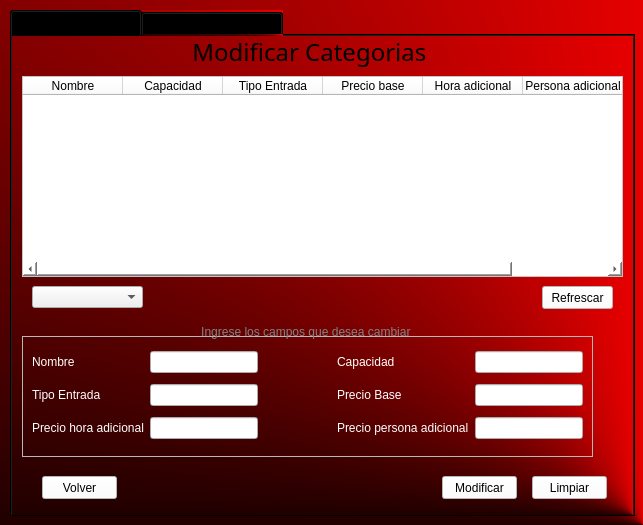
<?xml version="1.0" encoding="UTF-8"?>
<ui version="4.0">
 <class>VentanaModificar</class>
 <widget class="QWidget" name="VentanaModificar">
  <property name="geometry">
   <rect>
    <x>0</x>
    <y>0</y>
    <width>643</width>
    <height>525</height>
   </rect>
  </property>
  <property name="minimumSize">
   <size>
    <width>643</width>
    <height>525</height>
   </size>
  </property>
  <property name="maximumSize">
   <size>
    <width>643</width>
    <height>525</height>
   </size>
  </property>
  <property name="windowTitle">
   <string>Modificar</string>
  </property>
  <property name="styleSheet">
   <string notr="true">background-color: qconicalgradient(cx:1, cy:1, angle:195, stop:0.676136 rgba(255, 0, 0, 255), stop:1 rgba(0, 0, 0, 255));</string>
  </property>
  <widget class="QTabWidget" name="tabWidget">
   <property name="geometry">
    <rect>
     <x>10</x>
     <y>10</y>
     <width>625</width>
     <height>507</height>
    </rect>
   </property>
   <property name="minimumSize">
    <size>
     <width>625</width>
     <height>507</height>
    </size>
   </property>
   <property name="maximumSize">
    <size>
     <width>625</width>
     <height>507</height>
    </size>
   </property>
   <property name="currentIndex">
    <number>0</number>
   </property>
   <widget class="QWidget" name="ModificarCategorias">
    <attribute name="title">
     <string>ModificarCategorias</string>
    </attribute>
    <widget class="QFrame" name="frame_opciones">
     <property name="enabled">
      <bool>true</bool>
     </property>
     <property name="geometry">
      <rect>
       <x>10</x>
       <y>300</y>
       <width>571</width>
       <height>121</height>
      </rect>
     </property>
     <property name="styleSheet">
      <string notr="true">background-color: None;</string>
     </property>
     <property name="frameShape">
      <enum>QFrame::StyledPanel</enum>
     </property>
     <property name="frameShadow">
      <enum>QFrame::Raised</enum>
     </property>
     <layout class="QGridLayout" name="gridLayout">
      <item row="1" column="2">
       <spacer name="horizontalSpacer_2">
        <property name="orientation">
         <enum>Qt::Horizontal</enum>
        </property>
        <property name="sizeHint" stdset="0">
         <size>
          <width>40</width>
          <height>20</height>
         </size>
        </property>
       </spacer>
      </item>
      <item row="1" column="1">
       <widget class="QLineEdit" name="lineedit_tipoEntrada"/>
      </item>
      <item row="1" column="3">
       <widget class="QLabel" name="label_estadoHabitacion">
        <property name="styleSheet">
         <string notr="true">font: 10pt &quot;MS Shell Dlg 2&quot;;
color: rgb(255, 255, 255);</string>
        </property>
        <property name="text">
         <string>Precio Base</string>
        </property>
       </widget>
      </item>
      <item row="0" column="3">
       <widget class="QLabel" name="label_capacidadHabitacion">
        <property name="styleSheet">
         <string notr="true">font: 10pt &quot;MS Shell Dlg 2&quot;;
color: rgb(255, 255, 255);</string>
        </property>
        <property name="text">
         <string>Capacidad </string>
        </property>
       </widget>
      </item>
      <item row="1" column="0">
       <widget class="QLabel" name="label_tipoEntrada">
        <property name="styleSheet">
         <string notr="true">font: 10pt &quot;MS Shell Dlg 2&quot;;
color: rgb(255, 255, 255);</string>
        </property>
        <property name="text">
         <string>Tipo Entrada </string>
        </property>
       </widget>
      </item>
      <item row="0" column="4">
       <widget class="QLineEdit" name="lineedit_capacidadCateg"/>
      </item>
      <item row="0" column="2">
       <spacer name="horizontalSpacer">
        <property name="orientation">
         <enum>Qt::Horizontal</enum>
        </property>
        <property name="sizeHint" stdset="0">
         <size>
          <width>40</width>
          <height>20</height>
         </size>
        </property>
       </spacer>
      </item>
      <item row="0" column="1">
       <widget class="QLineEdit" name="lineedit_Nomcategoria"/>
      </item>
      <item row="1" column="4">
       <widget class="QLineEdit" name="lineedit_precioBase"/>
      </item>
      <item row="0" column="0">
       <widget class="QLabel" name="label_tipoHabitacion">
        <property name="styleSheet">
         <string notr="true">font: 10pt &quot;MS Shell Dlg 2&quot;;
color: rgb(255, 255, 255);</string>
        </property>
        <property name="text">
         <string>Nombre</string>
        </property>
       </widget>
      </item>
      <item row="2" column="0">
       <widget class="QLabel" name="label_precioHoraAdicional">
        <property name="styleSheet">
         <string notr="true">font: 10pt &quot;MS Shell Dlg 2&quot;;
color: rgb(255, 255, 255);</string>
        </property>
        <property name="text">
         <string>Precio hora adicional</string>
        </property>
       </widget>
      </item>
      <item row="2" column="1">
       <widget class="QLineEdit" name="lineedit_precioAdicional"/>
      </item>
      <item row="2" column="3">
       <widget class="QLabel" name="label_precioPersonaAdicional">
        <property name="styleSheet">
         <string notr="true">font: 10pt &quot;MS Shell Dlg 2&quot;;
color: rgb(255, 255, 255);</string>
        </property>
        <property name="text">
         <string>Precio persona adicional</string>
        </property>
       </widget>
      </item>
      <item row="2" column="4">
       <widget class="QLineEdit" name="lineedit_personaAdicional"/>
      </item>
      <item row="2" column="2">
       <spacer name="horizontalSpacer_3">
        <property name="orientation">
         <enum>Qt::Horizontal</enum>
        </property>
        <property name="sizeHint" stdset="0">
         <size>
          <width>40</width>
          <height>20</height>
         </size>
        </property>
       </spacer>
      </item>
     </layout>
    </widget>
    <widget class="QLabel" name="label_titulo">
     <property name="geometry">
      <rect>
       <x>90</x>
       <y>0</y>
       <width>421</width>
       <height>31</height>
      </rect>
     </property>
     <property name="minimumSize">
      <size>
       <width>421</width>
       <height>31</height>
      </size>
     </property>
     <property name="maximumSize">
      <size>
       <width>421</width>
       <height>31</height>
      </size>
     </property>
     <property name="font">
      <font>
       <family>Script MT Bold</family>
       <pointsize>18</pointsize>
       <weight>9</weight>
       <italic>false</italic>
       <bold>false</bold>
       <stylestrategy>PreferDefault</stylestrategy>
      </font>
     </property>
     <property name="cursor">
      <cursorShape>ArrowCursor</cursorShape>
     </property>
     <property name="layoutDirection">
      <enum>Qt::LeftToRight</enum>
     </property>
     <property name="styleSheet">
      <string notr="true">background-color:None;
font: 75 18pt &quot;Script MT Bold&quot;;</string>
     </property>
     <property name="text">
      <string>Modificar Categorias </string>
     </property>
     <property name="alignment">
      <set>Qt::AlignCenter</set>
     </property>
    </widget>
    <widget class="QTableWidget" name="tableCategorias">
     <property name="geometry">
      <rect>
       <x>10</x>
       <y>40</y>
       <width>601</width>
       <height>201</height>
      </rect>
     </property>
     <property name="styleSheet">
      <string notr="true">background-color: rgb(255, 255, 255);</string>
     </property>
     <column>
      <property name="text">
       <string>Nombre</string>
      </property>
     </column>
     <column>
      <property name="text">
       <string>Capacidad</string>
      </property>
     </column>
     <column>
      <property name="text">
       <string>Tipo Entrada</string>
      </property>
     </column>
     <column>
      <property name="text">
       <string>Precio base</string>
      </property>
     </column>
     <column>
      <property name="text">
       <string>Hora adicional</string>
      </property>
     </column>
     <column>
      <property name="text">
       <string>Persona adicional</string>
      </property>
     </column>
    </widget>
    <widget class="QLabel" name="label">
     <property name="geometry">
      <rect>
       <x>170</x>
       <y>270</y>
       <width>251</width>
       <height>51</height>
      </rect>
     </property>
     <property name="styleSheet">
      <string notr="true">background-color: None;
font: 75 10pt &quot;MS Shell Dlg 2&quot;;

color:rgb(130, 130, 130)</string>
     </property>
     <property name="text">
      <string>Ingrese los campos que desea cambiar </string>
     </property>
     <property name="alignment">
      <set>Qt::AlignCenter</set>
     </property>
    </widget>
    <widget class="QPushButton" name="pbutton_limpiar">
     <property name="geometry">
      <rect>
       <x>520</x>
       <y>440</y>
       <width>75</width>
       <height>23</height>
      </rect>
     </property>
     <property name="styleSheet">
      <string notr="true">QPushButton{
	background-color: rgb(255, 255, 255);
	
	font: 10pt &quot;MS Shell Dlg 2&quot;;

}

QPushButton:hover{
	
	background-color: rgb(170, 170, 170);
	
	font: 10pt &quot;MS Shell Dlg 2&quot;;

}</string>
     </property>
     <property name="text">
      <string>Limpiar</string>
     </property>
    </widget>
    <widget class="QPushButton" name="pbutton_modificar">
     <property name="geometry">
      <rect>
       <x>430</x>
       <y>440</y>
       <width>75</width>
       <height>23</height>
      </rect>
     </property>
     <property name="styleSheet">
      <string notr="true">QPushButton{
	background-color: rgb(255, 255, 255);
	
	font: 10pt &quot;MS Shell Dlg 2&quot;;

}

QPushButton:hover{
	
	background-color: rgb(170, 170, 170);
	
	font: 10pt &quot;MS Shell Dlg 2&quot;;

}</string>
     </property>
     <property name="text">
      <string>Modificar</string>
     </property>
    </widget>
    <widget class="QPushButton" name="pbutton_refrescar">
     <property name="geometry">
      <rect>
       <x>530</x>
       <y>250</y>
       <width>71</width>
       <height>23</height>
      </rect>
     </property>
     <property name="styleSheet">
      <string notr="true">QPushButton{
	background-color: rgb(255, 255, 255);
	
	font: 10pt &quot;MS Shell Dlg 2&quot;;

}

QPushButton:hover{
	
	background-color: rgb(170, 170, 170);
	
	font: 10pt &quot;MS Shell Dlg 2&quot;;

}
</string>
     </property>
     <property name="text">
      <string>Refrescar</string>
     </property>
    </widget>
    <widget class="QPushButton" name="pbutton_volver">
     <property name="geometry">
      <rect>
       <x>30</x>
       <y>440</y>
       <width>75</width>
       <height>23</height>
      </rect>
     </property>
     <property name="styleSheet">
      <string notr="true">QPushButton{
	background-color: rgb(255, 255, 255);
	
	font: 10pt &quot;MS Shell Dlg 2&quot;;

}

QPushButton:hover{
	
	background-color: rgb(170, 170, 170);
	
	font: 10pt &quot;MS Shell Dlg 2&quot;;

}</string>
     </property>
     <property name="text">
      <string>Volver</string>
     </property>
    </widget>
    <widget class="QComboBox" name="comboBox_categorias">
     <property name="geometry">
      <rect>
       <x>20</x>
       <y>250</y>
       <width>111</width>
       <height>22</height>
      </rect>
     </property>
     <property name="styleSheet">
      <string notr="true">background-color: None;</string>
     </property>
     <property name="currentText">
      <string/>
     </property>
    </widget>
   </widget>
   <widget class="QWidget" name="ModificarHabitaciones">
    <attribute name="title">
     <string>ModificarHabitaciones</string>
    </attribute>
    <widget class="QLabel" name="label_titulo_2">
     <property name="geometry">
      <rect>
       <x>100</x>
       <y>0</y>
       <width>421</width>
       <height>31</height>
      </rect>
     </property>
     <property name="minimumSize">
      <size>
       <width>421</width>
       <height>31</height>
      </size>
     </property>
     <property name="maximumSize">
      <size>
       <width>421</width>
       <height>31</height>
      </size>
     </property>
     <property name="font">
      <font>
       <family>Script MT Bold</family>
       <pointsize>18</pointsize>
       <weight>9</weight>
       <italic>false</italic>
       <bold>false</bold>
       <stylestrategy>PreferDefault</stylestrategy>
      </font>
     </property>
     <property name="cursor">
      <cursorShape>ArrowCursor</cursorShape>
     </property>
     <property name="layoutDirection">
      <enum>Qt::LeftToRight</enum>
     </property>
     <property name="styleSheet">
      <string notr="true">background-color:None;
font: 75 18pt &quot;Script MT Bold&quot;;</string>
     </property>
     <property name="text">
      <string>Modificar Habitaciones</string>
     </property>
     <property name="alignment">
      <set>Qt::AlignCenter</set>
     </property>
    </widget>
    <widget class="QTableWidget" name="tableHabitaciones">
     <property name="geometry">
      <rect>
       <x>20</x>
       <y>30</y>
       <width>591</width>
       <height>211</height>
      </rect>
     </property>
     <property name="styleSheet">
      <string notr="true">background-color: None;</string>
     </property>
     <column>
      <property name="text">
       <string>Numero</string>
      </property>
     </column>
     <column>
      <property name="text">
       <string>Categoria</string>
      </property>
     </column>
     <column>
      <property name="text">
       <string>Estado</string>
      </property>
     </column>
     <column>
      <property name="text">
       <string>Jacuzzi</string>
      </property>
     </column>
     <column>
      <property name="text">
       <string>Sauna</string>
      </property>
     </column>
     <column>
      <property name="text">
       <string>Turco </string>
      </property>
     </column>
     <column>
      <property name="text">
       <string>Otros</string>
      </property>
     </column>
    </widget>
    <widget class="QLabel" name="label_2">
     <property name="geometry">
      <rect>
       <x>180</x>
       <y>270</y>
       <width>251</width>
       <height>51</height>
      </rect>
     </property>
     <property name="styleSheet">
      <string notr="true">background-color: None;
font: 75 10pt &quot;MS Shell Dlg 2&quot;;

color:rgb(130, 130, 130)</string>
     </property>
     <property name="text">
      <string>Ingrese los campos que desea cambiar </string>
     </property>
     <property name="alignment">
      <set>Qt::AlignCenter</set>
     </property>
    </widget>
    <widget class="QPushButton" name="pbutton_volver_mh">
     <property name="geometry">
      <rect>
       <x>40</x>
       <y>440</y>
       <width>75</width>
       <height>23</height>
      </rect>
     </property>
     <property name="styleSheet">
      <string notr="true">QPushButton{
	background-color: rgb(255, 255, 255);
	
	font: 10pt &quot;MS Shell Dlg 2&quot;;

}

QPushButton:hover{
	
	background-color: rgb(170, 170, 170);
	
	font: 10pt &quot;MS Shell Dlg 2&quot;;

}</string>
     </property>
     <property name="text">
      <string>Volver</string>
     </property>
    </widget>
    <widget class="QFrame" name="frame_opciones_2">
     <property name="enabled">
      <bool>true</bool>
     </property>
     <property name="geometry">
      <rect>
       <x>20</x>
       <y>300</y>
       <width>571</width>
       <height>121</height>
      </rect>
     </property>
     <property name="styleSheet">
      <string notr="true">background-color: None;</string>
     </property>
     <property name="frameShape">
      <enum>QFrame::StyledPanel</enum>
     </property>
     <property name="frameShadow">
      <enum>QFrame::Raised</enum>
     </property>
     <layout class="QGridLayout" name="gridLayout_2">
      <item row="1" column="4">
       <widget class="QComboBox" name="comboBox_turco">
        <property name="minimumSize">
         <size>
          <width>150</width>
          <height>20</height>
         </size>
        </property>
        <property name="maximumSize">
         <size>
          <width>150</width>
          <height>20</height>
         </size>
        </property>
        <property name="styleSheet">
         <string notr="true">background-color: None;</string>
        </property>
        <property name="currentText">
         <string/>
        </property>
       </widget>
      </item>
      <item row="1" column="1">
       <widget class="QComboBox" name="comboBox_sauna">
        <property name="styleSheet">
         <string notr="true">background-color: None;</string>
        </property>
        <property name="currentText">
         <string/>
        </property>
       </widget>
      </item>
      <item row="1" column="0">
       <widget class="QLabel" name="label_tipoEntrada_2">
        <property name="styleSheet">
         <string notr="true">font: 10pt &quot;MS Shell Dlg 2&quot;;
color: rgb(255, 255, 255);</string>
        </property>
        <property name="text">
         <string>Sauna</string>
        </property>
       </widget>
      </item>
      <item row="2" column="1">
       <widget class="QLineEdit" name="lineedit_otros"/>
      </item>
      <item row="0" column="3">
       <widget class="QLabel" name="label_capacidadHabitacion_2">
        <property name="styleSheet">
         <string notr="true">font: 10pt &quot;MS Shell Dlg 2&quot;;
color: rgb(255, 255, 255);</string>
        </property>
        <property name="text">
         <string>Jacuzzi</string>
        </property>
       </widget>
      </item>
      <item row="2" column="2">
       <spacer name="horizontalSpacer_6">
        <property name="orientation">
         <enum>Qt::Horizontal</enum>
        </property>
        <property name="sizeHint" stdset="0">
         <size>
          <width>20</width>
          <height>20</height>
         </size>
        </property>
       </spacer>
      </item>
      <item row="0" column="0">
       <widget class="QLabel" name="label_tipoHabitacion_2">
        <property name="styleSheet">
         <string notr="true">font: 10pt &quot;MS Shell Dlg 2&quot;;
color: rgb(255, 255, 255);</string>
        </property>
        <property name="text">
         <string>Categoria</string>
        </property>
       </widget>
      </item>
      <item row="1" column="2">
       <spacer name="horizontalSpacer_4">
        <property name="orientation">
         <enum>Qt::Horizontal</enum>
        </property>
        <property name="sizeHint" stdset="0">
         <size>
          <width>20</width>
          <height>20</height>
         </size>
        </property>
       </spacer>
      </item>
      <item row="2" column="0">
       <widget class="QLabel" name="label_precioHoraAdicional_2">
        <property name="styleSheet">
         <string notr="true">font: 10pt &quot;MS Shell Dlg 2&quot;;
color: rgb(255, 255, 255);</string>
        </property>
        <property name="text">
         <string>Otros</string>
        </property>
       </widget>
      </item>
      <item row="0" column="2">
       <spacer name="horizontalSpacer_5">
        <property name="orientation">
         <enum>Qt::Horizontal</enum>
        </property>
        <property name="sizeHint" stdset="0">
         <size>
          <width>20</width>
          <height>20</height>
         </size>
        </property>
       </spacer>
      </item>
      <item row="0" column="4">
       <widget class="QComboBox" name="comboBox_jacuzzi">
        <property name="minimumSize">
         <size>
          <width>150</width>
          <height>20</height>
         </size>
        </property>
        <property name="maximumSize">
         <size>
          <width>150</width>
          <height>20</height>
         </size>
        </property>
        <property name="styleSheet">
         <string notr="true">background-color: None;</string>
        </property>
        <property name="currentText">
         <string/>
        </property>
       </widget>
      </item>
      <item row="1" column="3">
       <widget class="QLabel" name="label_estadoHabitacion_2">
        <property name="styleSheet">
         <string notr="true">font: 10pt &quot;MS Shell Dlg 2&quot;;
color: rgb(255, 255, 255);</string>
        </property>
        <property name="text">
         <string>Turco</string>
        </property>
       </widget>
      </item>
      <item row="0" column="1">
       <widget class="QComboBox" name="comboBox_categoriasMH">
        <property name="styleSheet">
         <string notr="true">background-color: None;</string>
        </property>
        <property name="currentText">
         <string/>
        </property>
       </widget>
      </item>
     </layout>
    </widget>
    <widget class="QPushButton" name="pbutton_limpiar_mh">
     <property name="geometry">
      <rect>
       <x>530</x>
       <y>440</y>
       <width>75</width>
       <height>23</height>
      </rect>
     </property>
     <property name="styleSheet">
      <string notr="true">QPushButton{
	background-color: rgb(255, 255, 255);
	
	font: 10pt &quot;MS Shell Dlg 2&quot;;

}

QPushButton:hover{
	
	background-color: rgb(170, 170, 170);
	
	font: 10pt &quot;MS Shell Dlg 2&quot;;

}</string>
     </property>
     <property name="text">
      <string>Limpiar</string>
     </property>
    </widget>
    <widget class="QComboBox" name="comboBox_numeroHabitacion">
     <property name="geometry">
      <rect>
       <x>30</x>
       <y>250</y>
       <width>111</width>
       <height>22</height>
      </rect>
     </property>
     <property name="styleSheet">
      <string notr="true">background-color: None;</string>
     </property>
     <property name="currentText">
      <string/>
     </property>
    </widget>
    <widget class="QPushButton" name="pbutton_refrescar_2">
     <property name="geometry">
      <rect>
       <x>530</x>
       <y>250</y>
       <width>71</width>
       <height>23</height>
      </rect>
     </property>
     <property name="styleSheet">
      <string notr="true">QPushButton{
	background-color: rgb(255, 255, 255);
	
	font: 10pt &quot;MS Shell Dlg 2&quot;;

}

QPushButton:hover{
	
	background-color: rgb(170, 170, 170);
	
	font: 10pt &quot;MS Shell Dlg 2&quot;;

}
</string>
     </property>
     <property name="text">
      <string>Refrescar</string>
     </property>
    </widget>
    <widget class="QPushButton" name="pbutton_modificar_mh">
     <property name="geometry">
      <rect>
       <x>440</x>
       <y>440</y>
       <width>75</width>
       <height>23</height>
      </rect>
     </property>
     <property name="styleSheet">
      <string notr="true">QPushButton{
	background-color: rgb(255, 255, 255);
	
	font: 10pt &quot;MS Shell Dlg 2&quot;;

}

QPushButton:hover{
	
	background-color: rgb(170, 170, 170);
	
	font: 10pt &quot;MS Shell Dlg 2&quot;;

}</string>
     </property>
     <property name="text">
      <string>Modificar</string>
     </property>
    </widget>
   </widget>
  </widget>
 </widget>
 <resources/>
 <connections/>
</ui>
